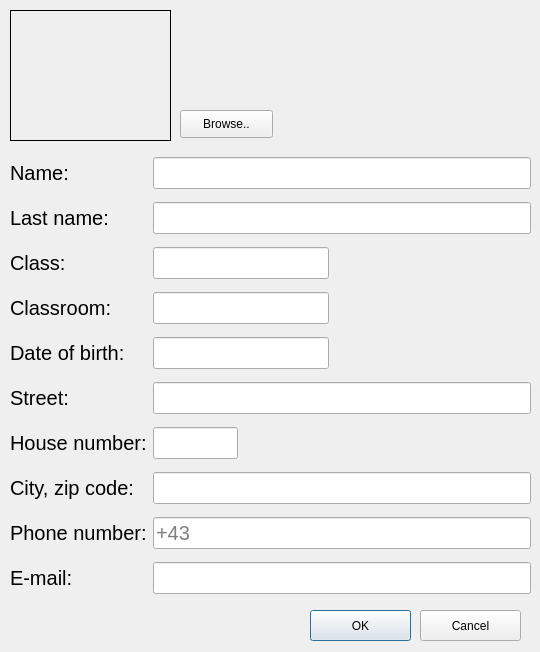
<?xml version="1.0" encoding="UTF-8"?>
<ui version="4.0">
 <class>StudentEdit</class>
 <widget class="QDialog" name="StudentEdit">
  <property name="geometry">
   <rect>
    <x>0</x>
    <y>0</y>
    <width>540</width>
    <height>652</height>
   </rect>
  </property>
  <property name="windowTitle">
   <string>Edit student</string>
  </property>
  <property name="windowIcon">
   <iconset resource="icons.qrc">
    <normaloff>:/new/prefix1/school.png</normaloff>:/new/prefix1/school.png</iconset>
  </property>
  <widget class="QLabel" name="label_profileImage">
   <property name="geometry">
    <rect>
     <x>10</x>
     <y>10</y>
     <width>161</width>
     <height>131</height>
    </rect>
   </property>
   <property name="frameShape">
    <enum>QFrame::Box</enum>
   </property>
   <property name="text">
    <string/>
   </property>
  </widget>
  <widget class="QWidget" name="gridLayoutWidget">
   <property name="geometry">
    <rect>
     <x>10</x>
     <y>150</y>
     <width>521</width>
     <height>451</height>
    </rect>
   </property>
   <layout class="QGridLayout" name="gridLayout_2">
    <item row="13" column="0">
     <widget class="QLabel" name="label_10">
      <property name="font">
       <font>
        <pointsize>15</pointsize>
       </font>
      </property>
      <property name="text">
       <string>E-mail:</string>
      </property>
     </widget>
    </item>
    <item row="3" column="0">
     <widget class="QLabel" name="label_4">
      <property name="font">
       <font>
        <pointsize>15</pointsize>
       </font>
      </property>
      <property name="text">
       <string>Classroom:</string>
      </property>
     </widget>
    </item>
    <item row="9" column="0">
     <widget class="QLabel" name="label_8">
      <property name="font">
       <font>
        <pointsize>15</pointsize>
       </font>
      </property>
      <property name="text">
       <string>City, zip code:</string>
      </property>
     </widget>
    </item>
    <item row="7" column="0">
     <widget class="QLabel" name="label_6">
      <property name="font">
       <font>
        <pointsize>15</pointsize>
       </font>
      </property>
      <property name="text">
       <string>Street:</string>
      </property>
     </widget>
    </item>
    <item row="5" column="0">
     <widget class="QLabel" name="label_5">
      <property name="font">
       <font>
        <pointsize>15</pointsize>
       </font>
      </property>
      <property name="text">
       <string>Date of birth:</string>
      </property>
     </widget>
    </item>
    <item row="2" column="0">
     <widget class="QLabel" name="label_7">
      <property name="font">
       <font>
        <pointsize>15</pointsize>
       </font>
      </property>
      <property name="text">
       <string>Class:</string>
      </property>
     </widget>
    </item>
    <item row="8" column="0">
     <widget class="QLabel" name="label_9">
      <property name="font">
       <font>
        <pointsize>15</pointsize>
       </font>
      </property>
      <property name="text">
       <string>House number:</string>
      </property>
     </widget>
    </item>
    <item row="0" column="1">
     <widget class="QLineEdit" name="text_name">
      <property name="font">
       <font>
        <pointsize>15</pointsize>
       </font>
      </property>
     </widget>
    </item>
    <item row="1" column="0">
     <widget class="QLabel" name="label_11">
      <property name="font">
       <font>
        <pointsize>15</pointsize>
       </font>
      </property>
      <property name="text">
       <string>Last name:</string>
      </property>
     </widget>
    </item>
    <item row="0" column="0">
     <widget class="QLabel" name="label_12">
      <property name="font">
       <font>
        <pointsize>15</pointsize>
       </font>
      </property>
      <property name="text">
       <string>Name:</string>
      </property>
     </widget>
    </item>
    <item row="12" column="0">
     <widget class="QLabel" name="label_13">
      <property name="font">
       <font>
        <pointsize>15</pointsize>
       </font>
      </property>
      <property name="text">
       <string>Phone number:</string>
      </property>
     </widget>
    </item>
    <item row="1" column="1">
     <widget class="QLineEdit" name="text_lastName">
      <property name="sizePolicy">
       <sizepolicy hsizetype="Expanding" vsizetype="Fixed">
        <horstretch>0</horstretch>
        <verstretch>0</verstretch>
       </sizepolicy>
      </property>
      <property name="font">
       <font>
        <pointsize>15</pointsize>
       </font>
      </property>
     </widget>
    </item>
    <item row="2" column="1">
     <widget class="QLineEdit" name="text_class">
      <property name="sizePolicy">
       <sizepolicy hsizetype="Fixed" vsizetype="Fixed">
        <horstretch>0</horstretch>
        <verstretch>0</verstretch>
       </sizepolicy>
      </property>
      <property name="font">
       <font>
        <pointsize>15</pointsize>
       </font>
      </property>
     </widget>
    </item>
    <item row="3" column="1">
     <widget class="QLineEdit" name="text_classroom">
      <property name="sizePolicy">
       <sizepolicy hsizetype="Fixed" vsizetype="Fixed">
        <horstretch>0</horstretch>
        <verstretch>0</verstretch>
       </sizepolicy>
      </property>
      <property name="font">
       <font>
        <pointsize>15</pointsize>
       </font>
      </property>
     </widget>
    </item>
    <item row="7" column="1">
     <widget class="QLineEdit" name="text_street">
      <property name="font">
       <font>
        <pointsize>15</pointsize>
       </font>
      </property>
     </widget>
    </item>
    <item row="8" column="1">
     <widget class="QLineEdit" name="text_houseNum">
      <property name="sizePolicy">
       <sizepolicy hsizetype="Fixed" vsizetype="Fixed">
        <horstretch>0</horstretch>
        <verstretch>0</verstretch>
       </sizepolicy>
      </property>
      <property name="maximumSize">
       <size>
        <width>85</width>
        <height>16777215</height>
       </size>
      </property>
      <property name="font">
       <font>
        <pointsize>15</pointsize>
       </font>
      </property>
     </widget>
    </item>
    <item row="9" column="1">
     <widget class="QLineEdit" name="text_zip">
      <property name="sizePolicy">
       <sizepolicy hsizetype="Fixed" vsizetype="Fixed">
        <horstretch>0</horstretch>
        <verstretch>0</verstretch>
       </sizepolicy>
      </property>
      <property name="maximumSize">
       <size>
        <width>167772</width>
        <height>16777215</height>
       </size>
      </property>
      <property name="font">
       <font>
        <pointsize>15</pointsize>
       </font>
      </property>
     </widget>
    </item>
    <item row="12" column="1">
     <widget class="QLineEdit" name="text_phone">
      <property name="font">
       <font>
        <pointsize>15</pointsize>
       </font>
      </property>
      <property name="inputMask">
       <string/>
      </property>
      <property name="text">
       <string/>
      </property>
      <property name="maxLength">
       <number>32767</number>
      </property>
      <property name="readOnly">
       <bool>false</bool>
      </property>
      <property name="placeholderText">
       <string>+43</string>
      </property>
     </widget>
    </item>
    <item row="13" column="1">
     <widget class="QLineEdit" name="text_email">
      <property name="font">
       <font>
        <pointsize>15</pointsize>
       </font>
      </property>
     </widget>
    </item>
    <item row="5" column="1">
     <widget class="QLineEdit" name="text_birth">
      <property name="sizePolicy">
       <sizepolicy hsizetype="Fixed" vsizetype="Fixed">
        <horstretch>0</horstretch>
        <verstretch>0</verstretch>
       </sizepolicy>
      </property>
      <property name="font">
       <font>
        <pointsize>15</pointsize>
       </font>
      </property>
     </widget>
    </item>
   </layout>
  </widget>
  <widget class="QPushButton" name="pushButton">
   <property name="geometry">
    <rect>
     <x>310</x>
     <y>610</y>
     <width>101</width>
     <height>31</height>
    </rect>
   </property>
   <property name="text">
    <string>OK</string>
   </property>
  </widget>
  <widget class="QLabel" name="email">
   <property name="geometry">
    <rect>
     <x>10</x>
     <y>610</y>
     <width>281</width>
     <height>31</height>
    </rect>
   </property>
   <property name="font">
    <font>
     <pointsize>12</pointsize>
    </font>
   </property>
   <property name="frameShape">
    <enum>QFrame::NoFrame</enum>
   </property>
   <property name="text">
    <string/>
   </property>
  </widget>
  <widget class="QPushButton" name="pushButton_3">
   <property name="geometry">
    <rect>
     <x>180</x>
     <y>110</y>
     <width>93</width>
     <height>28</height>
    </rect>
   </property>
   <property name="text">
    <string>Browse..</string>
   </property>
  </widget>
  <widget class="QPushButton" name="pushButton_2">
   <property name="geometry">
    <rect>
     <x>420</x>
     <y>610</y>
     <width>101</width>
     <height>31</height>
    </rect>
   </property>
   <property name="text">
    <string>Cancel</string>
   </property>
  </widget>
  <widget class="QLabel" name="image_info">
   <property name="geometry">
    <rect>
     <x>180</x>
     <y>10</y>
     <width>351</width>
     <height>91</height>
    </rect>
   </property>
   <property name="font">
    <font>
     <pointsize>12</pointsize>
    </font>
   </property>
   <property name="text">
    <string/>
   </property>
  </widget>
 </widget>
 <resources>
  <include location="icons.qrc"/>
 </resources>
 <connections/>
</ui>
